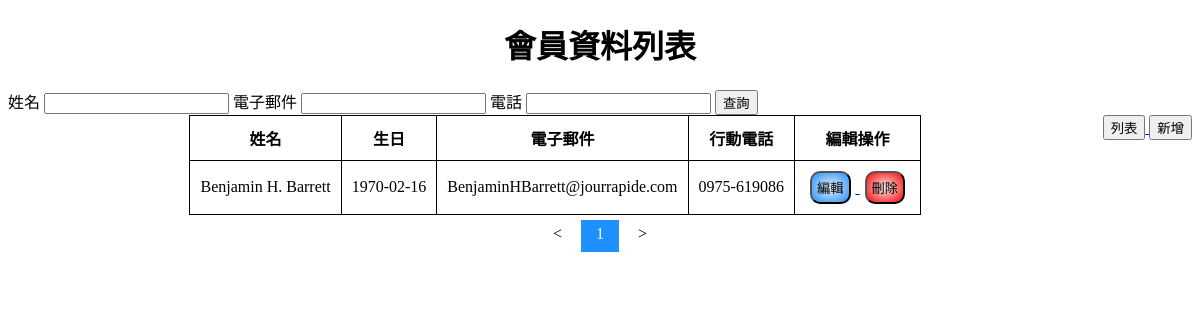
Screenshot of /index.php?name=Benjamin H. Barrett with the database file from the repository.
### tables this page shows
CREATE TABLE IF NOT EXISTS `users` (
  `id` int(11) NOT NULL AUTO_INCREMENT,
  `name` varchar(64) DEFAULT NULL,
  `birthday` date DEFAULT NULL,
  `email` varchar(64) DEFAULT NULL,
  `phone` varchar(20) DEFAULT NULL,
  PRIMARY KEY (`id`)
);

### index.php (the view, shortened to what this page needs)
<!DOCTYPE html>
<html lang="en">
<head>
</head>
<?php
include 'db.php';
$curPage = 1;
$addons = '';
if (isset($_GET['name']) && $_GET['name'] !== '' || isset($_GET['email']) && $_GET['email'] !== '' || isset($_GET['phone']) && $_GET['phone'] !== '') {
    $query = [];
    if (isset($_GET['name']) && $_GET['name'] !== '') {
        $getName = $_GET['name'];
        $name = "name like '%$getName%'";
        array_push($query, $name);
    }
    $addons = " where " . implode(" and ", $query);
}
$sql = "select count(ID) from users " . $addons;
$result = $connect->query($sql);
$row = $result->fetch_assoc();
$count = $row['count(ID)'];
$page = floor($row['count(ID)'] / 10) + 1;
$sql = "select * from users " . $addons . " limit " . ((($curPage - 1) * 10)) . ", 10;";
$result = $connect->query($sql);
?>
<h1>會員資料列表</h1>
<form action="index.php" method="get">
    <label>姓名
        <input type="text" name="name">
    </label>
    <label>電子郵件
        <input type="text" name="email">
    </label>
    <label>電話
        <input type="text" name="phone">
    </label>
    <input type="submit" value="查詢">
</form>
<div id="main-button">
    <a href="index.php">
        <button>列表</button>
    </a>
    <a href="form.php">
        <button>新增</button>
    </a>
</div>
<table align='center'>
    <th>姓名</th>
    <th>生日</th>
    <th>電子郵件</th>
    <th>行動電話</th>
    <th>編輯操作</th>
    <?php
    if ($result) {
        for ($i = 0; $i < ($curPage == $page ? $count % 10 : 10); $i += 1) {
            $row = $result->fetch_assoc();
    ?>
            <tr>
                <td><?php echo $row['name'] ?></td>
                <td><?php echo $row['birthday'] ?></td>
                <td><?php echo $row['email'] ?></td>
                <td><?php echo $row['phone'] ?></td>
                <td>
                    <a id="update" href="delete.php?id=<?php echo $row['ID']; ?>">
                        <button type="submit">編輯</button>
                    </a>
                    <a id="delete" href="delete.php?id=<?php echo $row['ID']; ?>">
                        <button style='background: radial-gradient(#eee, red);' type="submit">刪除</button>
                    </a>
                </td>
            </tr>
    <?php
        }
    }
    ?>
</table>
<div id="paginator" align="center">
    <a href="index.php?page=1&name=<?php echo isset($_GET["name"]) && $_GET["name"] ?>&email=<?php echo isset($_GET["email"]) && $_GET["email"] ?>&phone=<?php echo isset($_GET["phone"]) && $_GET["phone"] ?>"><</a>
    <?php
    for ($i = 1; $i <= $page; $i += 1) {
    ?>
        <a href="index.php?page=<?php echo $i; ?>&name=<?php echo isset($_GET["name"]) && $_GET["name"] ?>&email=<?php echo isset($_GET["email"]) && $_GET["email"] ?>&phone=<?php echo isset($_GET["phone"]) && $_GET["phone"] ?>"><?php echo $i; ?></a>
    <?php
    }
    ?>
    <a href="index.php?page=<?php echo $page; ?>&name=<?php echo isset($_GET["name"]) && $_GET["name"] ?>&email=<?php echo isset($_GET["email"]) && $_GET["email"] ?>&phone=<?php echo isset($_GET["phone"]) && $_GET["phone"] ?>">></a>
</div>
</body>
</html>

### index.php (style rules this page uses)
h1 { text-align: center }
#main-button { float: right; }
table, th, td { padding: 10px; border: 1px solid black; border-collapse: collapse; }
td a button { border-radius: 10px; background: radial-gradient(#eee, dodgerblue); padding: 5px; margin-inline: 5px; transition: filter 0.5s; cursor: pointer; }
#paginator { margin-block: 10px; }
#paginator a { color: black; padding-top: 5px; padding-bottom: 10px; padding-inline: 15px; text-decoration: none; transition: filter 0.5s ease; }
#paginator a.active { color: white; background-color: dodgerblue; transition: filter 0.5s ease; }

### rows the page displays
users: name "Benjamin H. Barrett", birthday "1970-02-16", email "BenjaminHBarrett@jourrapide.com", phone "0975-619086"

### other values shown
$i "1"
